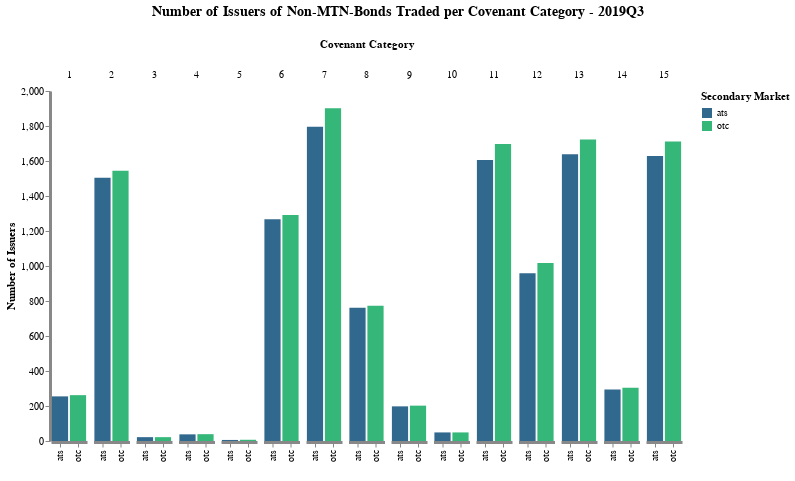

The cell this chart's notebook holds for it:
### Code cell
pl[1]

### Figure 1 — Vega-Lite specification as saved in the notebook (floating-point values rounded to 4 significant figures)
{"config": {"axis": {"domainWidth": 3}, "opacity": {"value": 0.7}, "view": {"stroke": "transparent"}}, "data": {"values": [{"cov_cat": 1, "cvt": "any", "perc_sbm_total": 13.27, "perc_total": 13.27, "period": "2019Q3", "rt": "any", "sbm": "otc", "value": 262, "variable": "cg1_issuers"}, {"cov_cat": 1, "cvt": "any", "perc_sbm_total": 13.72, "perc_total": 12.91, "period": "2019Q3", "rt": "any", "sbm": "ats", "value": 255, "variable": "cg1_issuers"}, {"cov_cat": 2, "cvt": "any", "perc_sbm_total": 78.18, "perc_total": 78.18, "period": "2019Q3", "rt": "any", "sbm": "otc", "value": 1544, "variable": "cg2_issuers"}, {"cov_cat": 2, "cvt": "any", "perc_sbm_total": 80.96, "perc_total": 76.2, "period": "2019Q3", "rt": "any", "sbm": "ats", "value": 1505, "variable": "cg2_issuers"}, {"cov_cat": 3, "cvt": "any", "perc_sbm_total": 1.114, "perc_total": 1.114, "period": "2019Q3", "rt": "any", "sbm": "otc", "value": 22, "variable": "cg3_issuers"}, {"cov_cat": 3, "cvt": "any", "perc_sbm_total": 1.183, "perc_total": 1.114, "period": "2019Q3", "rt": "any", "sbm": "ats", "value": 22, "variable": "cg3_issuers"}, {"cov_cat": 4, "cvt": "any", "perc_sbm_total": 1.975, "perc_total": 1.975, "period": "2019Q3", "rt": "any", "sbm": "otc", "value": 39, "variable": "cg4_issuers"}, {"cov_cat": 4, "cvt": "any", "perc_sbm_total": 2.044, "perc_total": 1.924, "period": "2019Q3", "rt": "any", "sbm": "ats", "value": 38, "variable": "cg4_issuers"}, {"cov_cat": 5, "cvt": "any", "perc_sbm_total": 0.3544, "perc_total": 0.3544, "period": "2019Q3", "rt": "any", "sbm": "otc", "value": 7, "variable": "cg5_issuers"}, {"cov_cat": 5, "cvt": "any", "perc_sbm_total": 0.3228, "perc_total": 0.3038, "period": "2019Q3", "rt": "any", "sbm": "ats", "value": 6, "variable": "cg5_issuers"}, {"cov_cat": 6, "cvt": "any", "perc_sbm_total": 65.42, "perc_total": 65.42, "period": "2019Q3", "rt": "any", "sbm": "otc", "value": 1292, "variable": "cg6_issuers"}, {"cov_cat": 6, "cvt": "any", "perc_sbm_total": 68.15, "perc_total": 64.15, "period": "2019Q3", "rt": "any", "sbm": "ats", "value": 1267, "variable": "cg6_issuers"}, {"cov_cat": 7, "cvt": "any", "perc_sbm_total": 96.3, "perc_total": 96.3, "period": "2019Q3", "rt": "any", "sbm": "otc", "value": 1902, "variable": "cg7_issuers"}, {"cov_cat": 7, "cvt": "any", "perc_sbm_total": 96.61, "perc_total": 90.94, "period": "2019Q3", "rt": "any", "sbm": "ats", "value": 1796, "variable": "cg7_issuers"}, {"cov_cat": 8, "cvt": "any", "perc_sbm_total": 39.14, "perc_total": 39.14, "period": "2019Q3", "rt": "any", "sbm": "otc", "value": 773, "variable": "cg8_issuers"}, {"cov_cat": 8, "cvt": "any", "perc_sbm_total": 40.94, "perc_total": 38.53, "period": "2019Q3", "rt": "any", "sbm": "ats", "value": 761, "variable": "cg8_issuers"}, {"cov_cat": 9, "cvt": "any", "perc_sbm_total": 10.23, "perc_total": 10.23, "period": "2019Q3", "rt": "any", "sbm": "otc", "value": 202, "variable": "cg9_issuers"}, {"cov_cat": 9, "cvt": "any", "perc_sbm_total": 10.65, "perc_total": 10.03, "period": "2019Q3", "rt": "any", "sbm": "ats", "value": 198, "variable": "cg9_issuers"}, {"cov_cat": 10, "cvt": "any", "perc_sbm_total": 2.481, "perc_total": 2.481, "period": "2019Q3", "rt": "any", "sbm": "otc", "value": 49, "variable": "cg10_issuers"}, {"cov_cat": 10, "cvt": "any", "perc_sbm_total": 2.636, "perc_total": 2.481, "period": "2019Q3", "rt": "any", "sbm": "ats", "value": 49, "variable": "cg10_issuers"}, {"cov_cat": 11, "cvt": "any", "perc_sbm_total": 85.92, "perc_total": 85.92, "period": "2019Q3", "rt": "any", "sbm": "otc", "value": 1697, "variable": "cg11_issuers"}, {"cov_cat": 11, "cvt": "any", "perc_sbm_total": 86.39, "perc_total": 81.32, "period": "2019Q3", "rt": "any", "sbm": "ats", "value": 1606, "variable": "cg11_issuers"}, {"cov_cat": 12, "cvt": "any", "perc_sbm_total": 51.49, "perc_total": 51.49, "period": "2019Q3", "rt": "any", "sbm": "otc", "value": 1017, "variable": "cg12_issuers"}, {"cov_cat": 12, "cvt": "any", "perc_sbm_total": 51.59, "perc_total": 48.56, "period": "2019Q3", "rt": "any", "sbm": "ats", "value": 959, "variable": "cg12_issuers"}, {"cov_cat": 13, "cvt": "any", "perc_sbm_total": 87.24, "perc_total": 87.24, "period": "2019Q3", "rt": "any", "sbm": "otc", "value": 1723, "variable": "cg13_issuers"}, {"cov_cat": 13, "cvt": "any", "perc_sbm_total": 88.17, "perc_total": 82.99, "period": "2019Q3", "rt": "any", "sbm": "ats", "value": 1639, "variable": "cg13_issuers"}, {"cov_cat": 14, "cvt": "any", "perc_sbm_total": 15.39, "perc_total": 15.39, "period": "2019Q3", "rt": "any", "sbm": "otc", "value": 304, "variable": "cg14_issuers"}, {"cov_cat": 14, "cvt": "any", "perc_sbm_total": 15.81, "perc_total": 14.89, "period": "2019Q3", "rt": "any", "sbm": "ats", "value": 294, "variable": "cg14_issuers"}, {"cov_cat": 15, "cvt": "any", "perc_sbm_total": 86.68, "perc_total": 86.68, "period": "2019Q3", "rt": "any", "sbm": "otc", "value": 1712, "variable": "cg15_issuers"}, {"cov_cat": 15, "cvt": "any", "perc_sbm_total": 87.57, "perc_total": 82.43, "period": "2019Q3", "rt": "any", "sbm": "ats", "value": 1628, "variable": "cg15_issuers"}]}, "encoding": {"color": {"field": "sbm", "legend": {"title": "Secondary Market"}, "scale": {"scheme": "viridis"}, "type": "nominal"}, "column": {"field": "cov_cat", "sort": "ascending", "title": "Covenant Category", "type": "ordinal"}, "x": {"axis": {"title": " "}, "field": "sbm", "type": "nominal"}, "y": {"axis": {"grid": false, "stack": null, "title": "Number of Issuers"}, "field": "value", "type": "quantitative"}}, "height": 350, "mark": "bar", "spacing": 4.5, "title": {"align": "center", "anchor": "middle", "fontSize": 14, "offset": 20, "text": ["Number of Issuers of Non-MTN-Bonds Traded per Covenant Category - 2019Q3"]}, "width": {"step": 18}}
